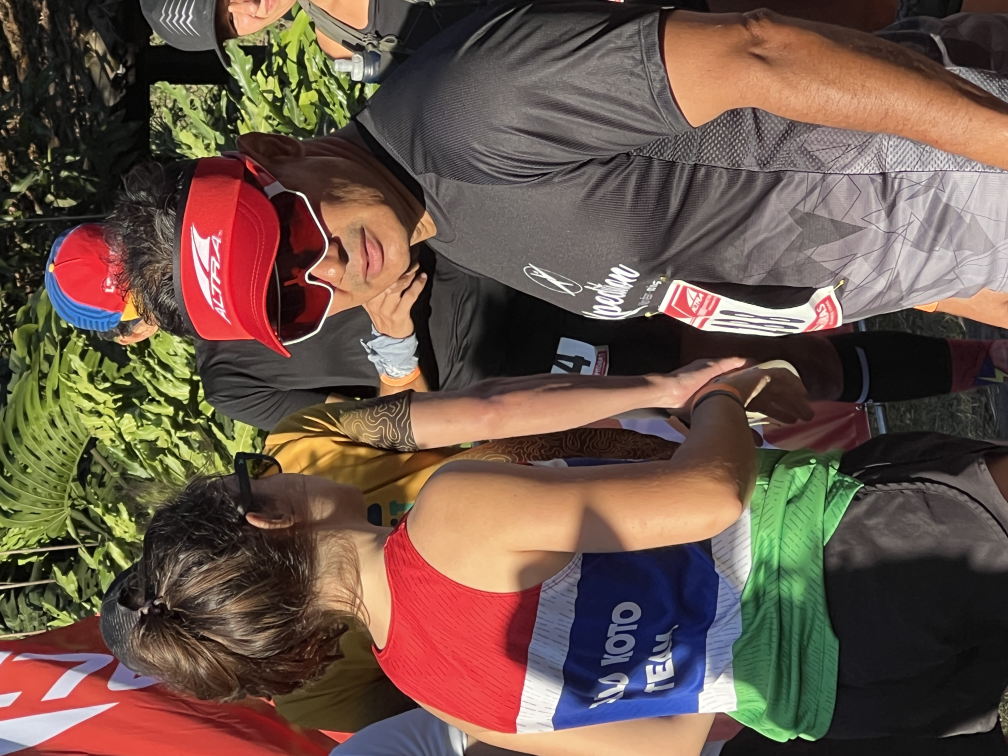
#> input picture test_images/evento_test_1.JPG, 4032 x 3024 px (shown at 1/4 size)
$ python -i image_enhancer.py   (imports and definitions only)
#> lines starting #> are read from the running program, lines starting #| are printed output that depends on the picture
"""Image enhancement module with Pillow-based processing."""

from __future__ import annotations

import os
import subprocess
from pathlib import Path
from typing import Optional

from PIL import Image, ImageEnhance, ImageFilter, ImageOps


def enhance_image(
    input_path: str,
    output_path: str,
    max_size: int = 2048,
    sharpen: float = 1.3,
    color_boost: float = 1.15,
    contrast: float = 1.05,
    quality: int = 92,
) -> str:
    """
    Enhance image quality with Pillow-based processing.

    Strategy:
    - Resize to optimal web size (max 2048px)
    - Apply unsharp mask for clarity
    - Boost color saturation
    - Slight contrast enhancement
    - High-quality WebP compression

    Args:
        input_path: Path to input image
        output_path: Path to save enhanced image
        max_size: Maximum dimension (maintains aspect ratio)
        sharpen: Sharpness enhancement (1.0 = no change, 1.3 recommended)
        color_boost: Color saturation (1.0 = no change, 1.15 recommended)
        contrast: Contrast enhancement (1.0 = no change, 1.05 recommended)
        quality: WebP quality (0-100, 92 recommended)

    Returns:
        Path to enhanced image
    """
#> called with input_path = '../test_images/evento_test_1.JPG', output_path = 'out.png', max_size = 2048, sharpen = 1.3, color_boost = 1.15, contrast = 1.05, quality = 92
    # Load image
    img = Image.open(input_path)
#> img is the input picture: PIL image 4032x3024 RGB; mean R, G, B 106.1, 85, 73.5

    # Fix orientation based on EXIF
    img = ImageOps.exif_transpose(img)
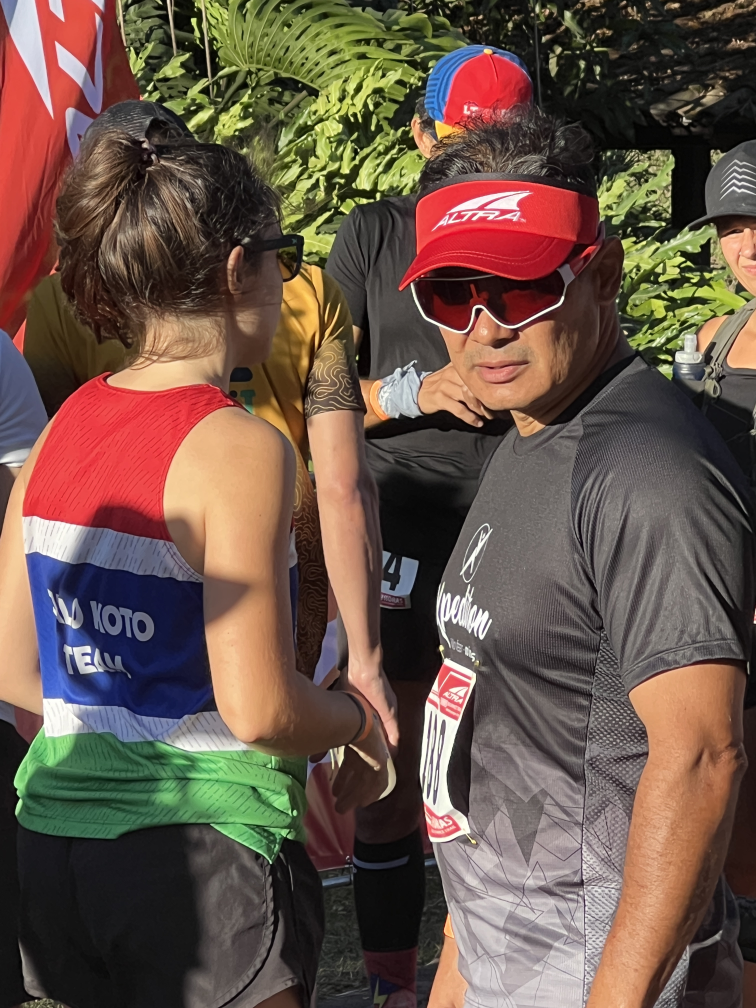
#> img: PIL image 3024x4032 RGB (shown at 1/4 size); mean R, G, B 106.1, 85, 73.5

    img = img.convert("RGB")

    # Resize if needed (maintains aspect ratio)
    if max(img.size) > max_size:
        img.thumbnail((max_size, max_size), Image.Resampling.LANCZOS)
#> img: PIL image 1536x2048 RGB

    # Apply unsharp mask (better than simple sharpening)
    img = img.filter(ImageFilter.UnsharpMask(radius=2, percent=150, threshold=3))
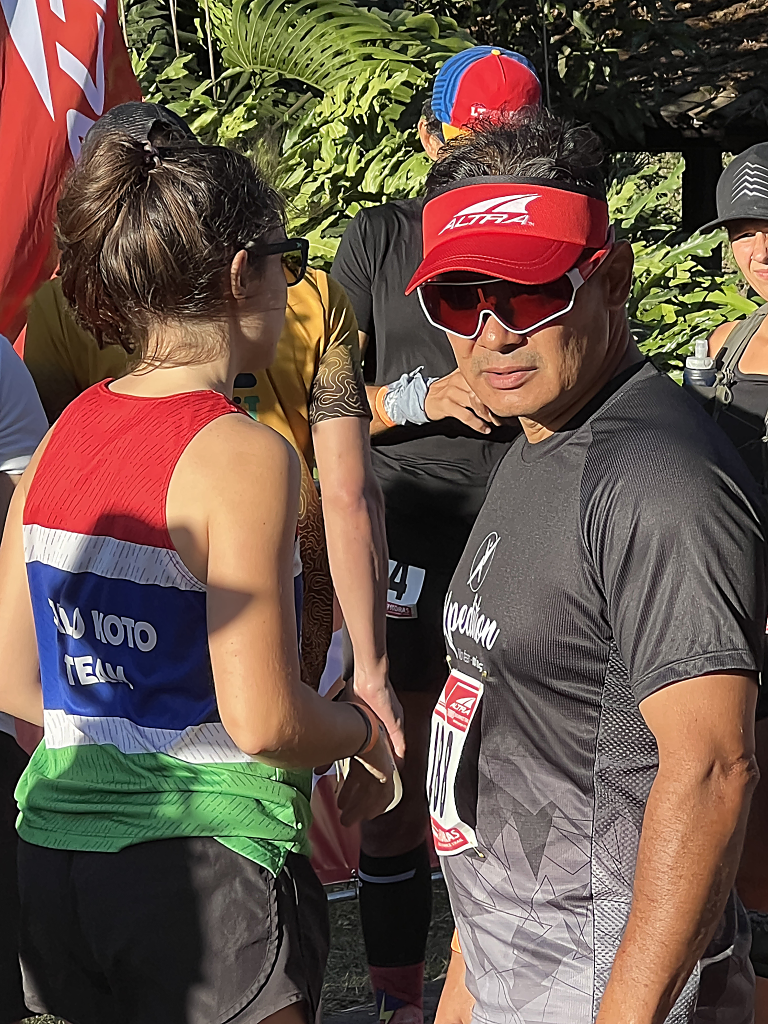
#> img: PIL image 1536x2048 RGB (shown at 1/2 size); mean R, G, B 105.9, 85, 74.1

    # Sharpen
    if sharpen != 1.0:
        enhancer = ImageEnhance.Sharpness(img)
        img = enhancer.enhance(sharpen)

    # Color boost
    if color_boost != 1.0:
        enhancer = ImageEnhance.Color(img)
        img = enhancer.enhance(color_boost)

    # Contrast
    if contrast != 1.0:
        enhancer = ImageEnhance.Contrast(img)
        img = enhancer.enhance(contrast)

    # Save as high-quality WebP
    dirname = os.path.dirname(output_path)
    if dirname:
        os.makedirs(dirname, exist_ok=True)
    img.save(output_path, format="WEBP", quality=quality, method=6)

    return output_path


def enhance_batch(
    input_paths: list[str],
    output_dir: str,
    **kwargs
) -> list[str]:
    """
    Enhance multiple images in batch.

    Args:
        input_paths: List of input image paths
        output_dir: Directory to save enhanced images
        **kwargs: Arguments passed to enhance_image()

    Returns:
        List of output paths
    """
    output_paths = []
    os.makedirs(output_dir, exist_ok=True)

    for i, input_path in enumerate(input_paths, 1):
        filename = Path(input_path).stem + ".webp"
        output_path = os.path.join(output_dir, filename)

        try:
            enhance_image(input_path, output_path, **kwargs)
            output_paths.append(output_path)
            print(f"  ✅ Enhanced {i}/{len(input_paths)}: {filename}")
        except Exception as e:
            print(f"  ❌ Failed {filename}: {e}")

    return output_paths


__all__ = ["enhance_image", "enhance_batch"]

>>> result = enhance_image('../test_images/evento_test_1.JPG', 'out.png')
